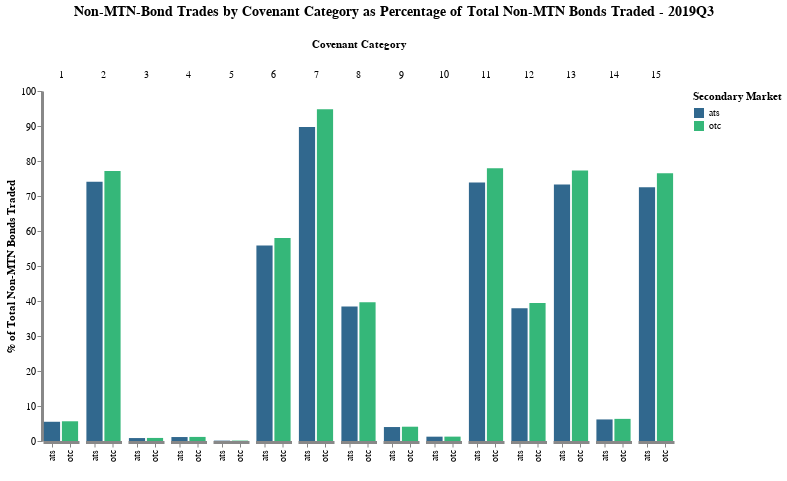

Notebook source saved alongside this figure:
### Code cell
pl[5]

### Figure 1 — Vega-Lite specification as saved in the notebook (floating-point values rounded to 4 significant figures)
{"config": {"axis": {"domainWidth": 3}, "opacity": {"value": 0.7}, "view": {"stroke": "transparent"}}, "data": {"values": [{"cov_cat": 1, "cvt": "any", "perc_sbm_total": 5.639, "perc_total": 5.635, "period": "2019Q3", "rt": "any", "sbm": "otc", "value": 483, "variable": "cg1_bonds"}, {"cov_cat": 1, "cvt": "any", "perc_sbm_total": 5.844, "perc_total": 5.495, "period": "2019Q3", "rt": "any", "sbm": "ats", "value": 471, "variable": "cg1_bonds"}, {"cov_cat": 2, "cvt": "any", "perc_sbm_total": 77.15, "perc_total": 77.11, "period": "2019Q3", "rt": "any", "sbm": "otc", "value": 6609, "variable": "cg2_bonds"}, {"cov_cat": 2, "cvt": "any", "perc_sbm_total": 78.81, "perc_total": 74.1, "period": "2019Q3", "rt": "any", "sbm": "ats", "value": 6351, "variable": "cg2_bonds"}, {"cov_cat": 3, "cvt": "any", "perc_sbm_total": 0.8756, "perc_total": 0.875, "period": "2019Q3", "rt": "any", "sbm": "otc", "value": 75, "variable": "cg3_bonds"}, {"cov_cat": 3, "cvt": "any", "perc_sbm_total": 0.8934, "perc_total": 0.84, "period": "2019Q3", "rt": "any", "sbm": "ats", "value": 72, "variable": "cg3_bonds"}, {"cov_cat": 4, "cvt": "any", "perc_sbm_total": 1.167, "perc_total": 1.167, "period": "2019Q3", "rt": "any", "sbm": "otc", "value": 100, "variable": "cg4_bonds"}, {"cov_cat": 4, "cvt": "any", "perc_sbm_total": 1.204, "perc_total": 1.132, "period": "2019Q3", "rt": "any", "sbm": "ats", "value": 97, "variable": "cg4_bonds"}, {"cov_cat": 5, "cvt": "any", "perc_sbm_total": 0.1167, "perc_total": 0.1167, "period": "2019Q3", "rt": "any", "sbm": "otc", "value": 10, "variable": "cg5_bonds"}, {"cov_cat": 5, "cvt": "any", "perc_sbm_total": 0.1117, "perc_total": 0.105, "period": "2019Q3", "rt": "any", "sbm": "ats", "value": 9, "variable": "cg5_bonds"}, {"cov_cat": 6, "cvt": "any", "perc_sbm_total": 58.03, "perc_total": 58.0, "period": "2019Q3", "rt": "any", "sbm": "otc", "value": 4971, "variable": "cg6_bonds"}, {"cov_cat": 6, "cvt": "any", "perc_sbm_total": 59.42, "perc_total": 55.87, "period": "2019Q3", "rt": "any", "sbm": "ats", "value": 4789, "variable": "cg6_bonds"}, {"cov_cat": 7, "cvt": "any", "perc_sbm_total": 94.86, "perc_total": 94.81, "period": "2019Q3", "rt": "any", "sbm": "otc", "value": 8126, "variable": "cg7_bonds"}, {"cov_cat": 7, "cvt": "any", "perc_sbm_total": 95.38, "perc_total": 89.69, "period": "2019Q3", "rt": "any", "sbm": "ats", "value": 7687, "variable": "cg7_bonds"}, {"cov_cat": 8, "cvt": "any", "perc_sbm_total": 39.68, "perc_total": 39.66, "period": "2019Q3", "rt": "any", "sbm": "otc", "value": 3399, "variable": "cg8_bonds"}, {"cov_cat": 8, "cvt": "any", "perc_sbm_total": 40.84, "perc_total": 38.4, "period": "2019Q3", "rt": "any", "sbm": "ats", "value": 3291, "variable": "cg8_bonds"}, {"cov_cat": 9, "cvt": "any", "perc_sbm_total": 4.086, "perc_total": 4.084, "period": "2019Q3", "rt": "any", "sbm": "otc", "value": 350, "variable": "cg9_bonds"}, {"cov_cat": 9, "cvt": "any", "perc_sbm_total": 4.244, "perc_total": 3.99, "period": "2019Q3", "rt": "any", "sbm": "ats", "value": 342, "variable": "cg9_bonds"}, {"cov_cat": 10, "cvt": "any", "perc_sbm_total": 1.249, "perc_total": 1.248, "period": "2019Q3", "rt": "any", "sbm": "otc", "value": 107, "variable": "cg10_bonds"}, {"cov_cat": 10, "cvt": "any", "perc_sbm_total": 1.315, "perc_total": 1.237, "period": "2019Q3", "rt": "any", "sbm": "ats", "value": 106, "variable": "cg10_bonds"}, {"cov_cat": 11, "cvt": "any", "perc_sbm_total": 77.99, "perc_total": 77.95, "period": "2019Q3", "rt": "any", "sbm": "otc", "value": 6681, "variable": "cg11_bonds"}, {"cov_cat": 11, "cvt": "any", "perc_sbm_total": 78.56, "perc_total": 73.87, "period": "2019Q3", "rt": "any", "sbm": "ats", "value": 6331, "variable": "cg11_bonds"}, {"cov_cat": 12, "cvt": "any", "perc_sbm_total": 39.45, "perc_total": 39.42, "period": "2019Q3", "rt": "any", "sbm": "otc", "value": 3379, "variable": "cg12_bonds"}, {"cov_cat": 12, "cvt": "any", "perc_sbm_total": 40.3, "perc_total": 37.9, "period": "2019Q3", "rt": "any", "sbm": "ats", "value": 3248, "variable": "cg12_bonds"}, {"cov_cat": 13, "cvt": "any", "perc_sbm_total": 77.33, "perc_total": 77.28, "period": "2019Q3", "rt": "any", "sbm": "otc", "value": 6624, "variable": "cg13_bonds"}, {"cov_cat": 13, "cvt": "any", "perc_sbm_total": 77.93, "perc_total": 73.27, "period": "2019Q3", "rt": "any", "sbm": "ats", "value": 6280, "variable": "cg13_bonds"}, {"cov_cat": 14, "cvt": "any", "perc_sbm_total": 6.327, "perc_total": 6.324, "period": "2019Q3", "rt": "any", "sbm": "otc", "value": 542, "variable": "cg14_bonds"}, {"cov_cat": 14, "cvt": "any", "perc_sbm_total": 6.552, "perc_total": 6.16, "period": "2019Q3", "rt": "any", "sbm": "ats", "value": 528, "variable": "cg14_bonds"}, {"cov_cat": 15, "cvt": "any", "perc_sbm_total": 76.52, "perc_total": 76.48, "period": "2019Q3", "rt": "any", "sbm": "otc", "value": 6555, "variable": "cg15_bonds"}, {"cov_cat": 15, "cvt": "any", "perc_sbm_total": 77.09, "perc_total": 72.49, "period": "2019Q3", "rt": "any", "sbm": "ats", "value": 6213, "variable": "cg15_bonds"}]}, "encoding": {"color": {"field": "sbm", "legend": {"title": "Secondary Market"}, "scale": {"scheme": "viridis"}, "type": "nominal"}, "column": {"field": "cov_cat", "sort": "ascending", "title": "Covenant Category", "type": "ordinal"}, "x": {"axis": {"title": " "}, "field": "sbm", "type": "nominal"}, "y": {"axis": {"grid": false, "stack": null, "title": "% of Total Non-MTN Bonds Traded"}, "field": "perc_total", "type": "quantitative"}}, "height": 350, "mark": "bar", "spacing": 4.5, "title": {"align": "center", "anchor": "middle", "fontSize": 14, "offset": 20, "text": ["Non-MTN-Bond Trades by Covenant Category as Percentage of Total Non-MTN Bonds Traded - 2019Q3"]}, "width": {"step": 18}}
